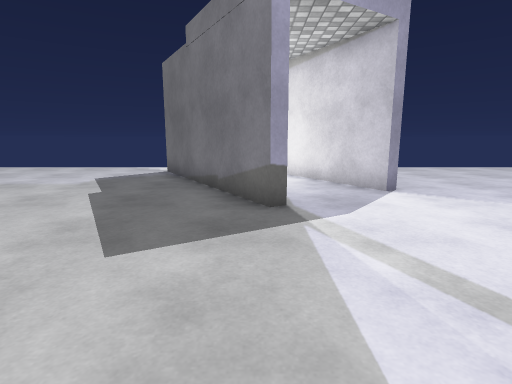
[1] (above)

22 first-person views from a walk through a scene from a Unity 3-D project. The camera is 1.2 m above the floor, tilts 10° down and sees 80° across. The floor is counted in squares, 1 m on a side. Each view is taken from the middle of a square. On the plan, view 1 faces up. The plan holds only what a view shows up to about 13 squares ahead; the rest is blank. The place goes on beyond the plan. The player is left out. Surface patterns are stand-ins for the level's own textures.

[2]
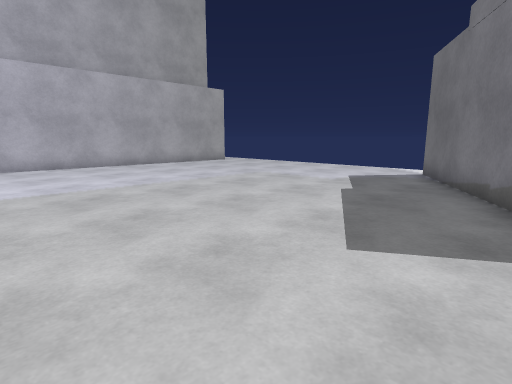

[3]
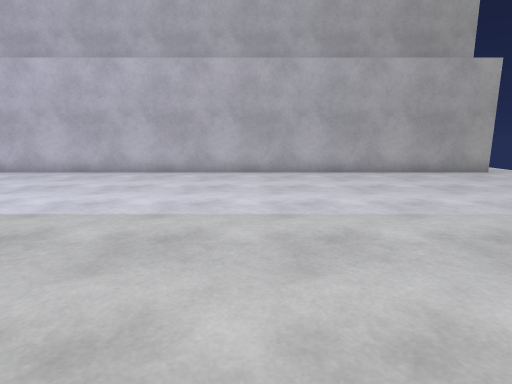

[4]
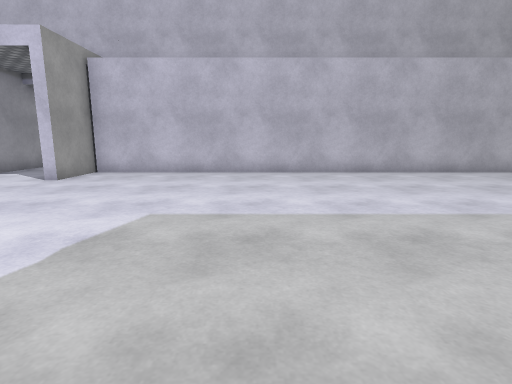

[5]
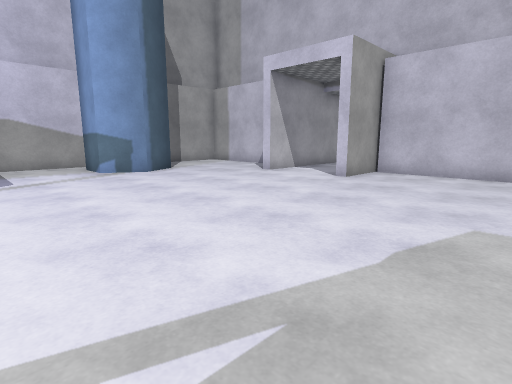

[6]
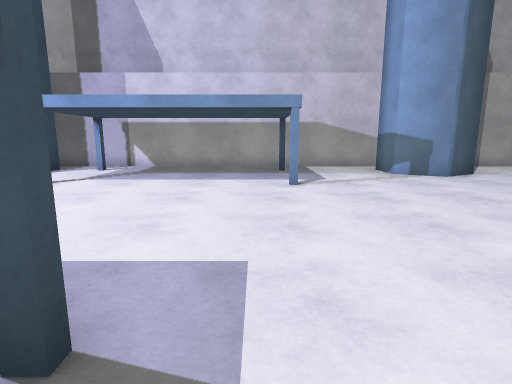

[7]
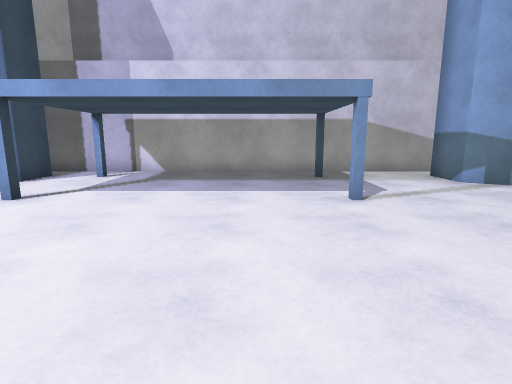

[8]
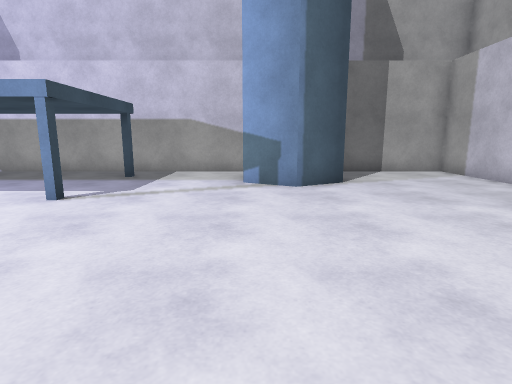

[9]
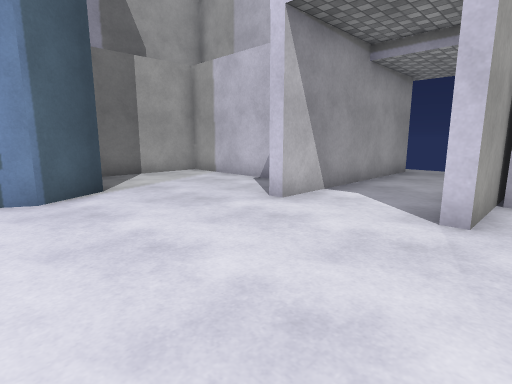

[10]
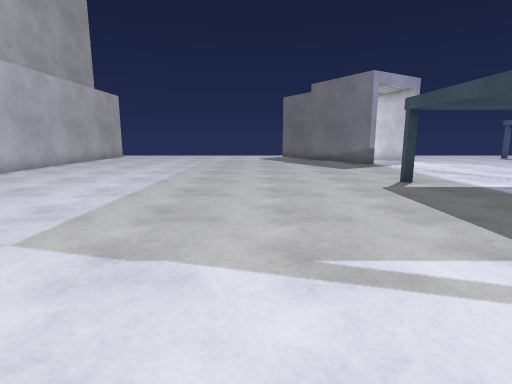

[11]
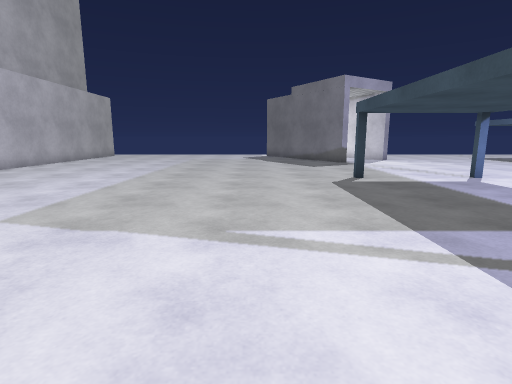

[12]
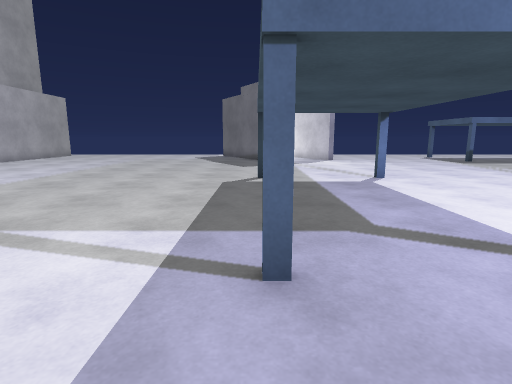

[13]
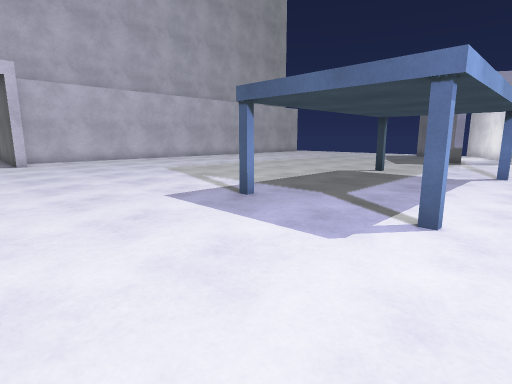

[14]
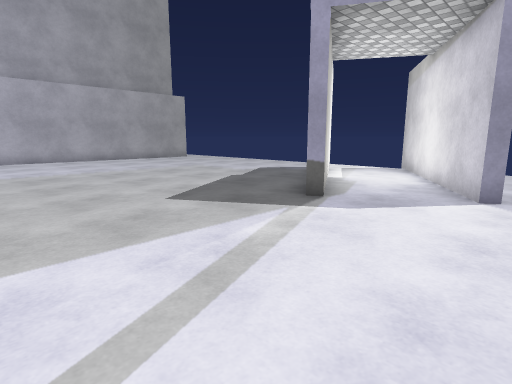

[15]
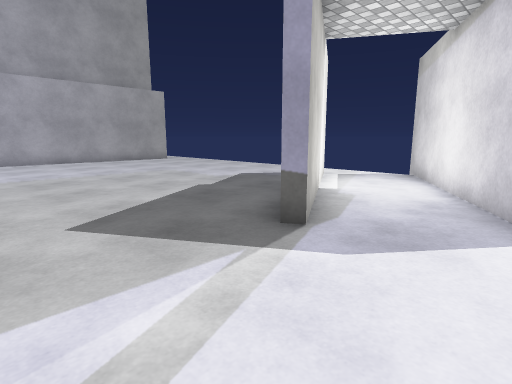

[16]
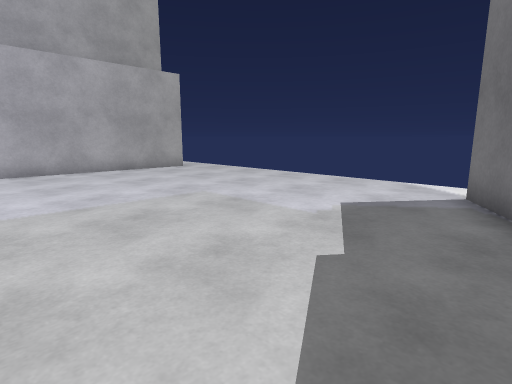

[17]
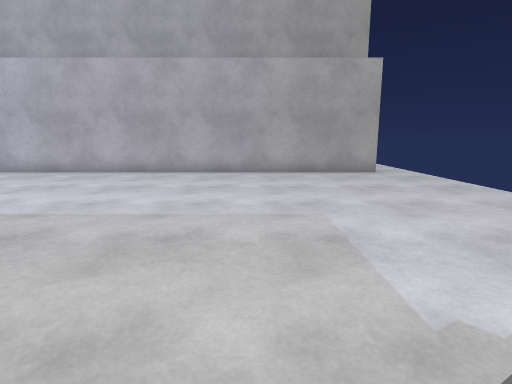

[18]
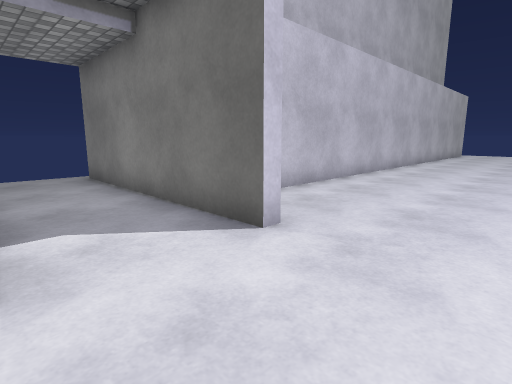

[19]
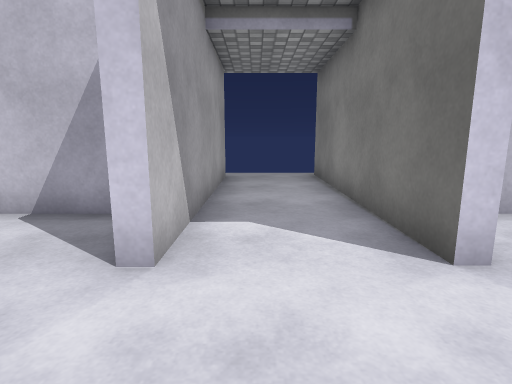

[20]
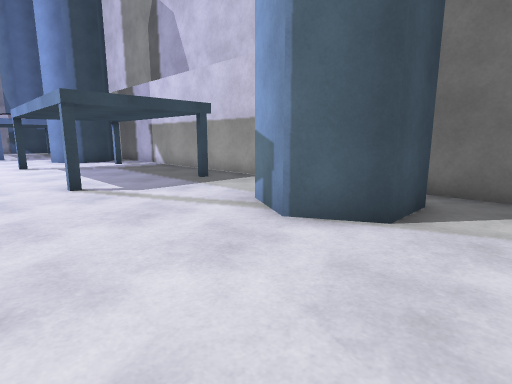

[21]
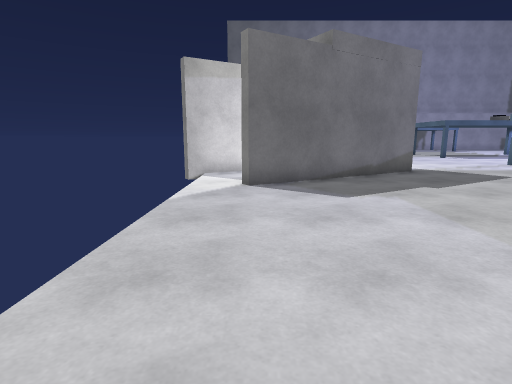

[22]
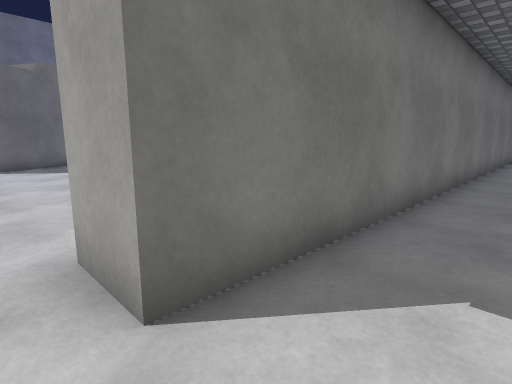

### Floor plan
Key: @ floor where view 1 was taken; # wall or solid block; x gap in a wall; . floor.
Columns run from 19 left of view 1 to 4 right of it. Each row starts with its distance up from view 1.
 12   .................#
 11   ..##..........#..##
 10   ..##..........##..##.
  9   ..##...........#...#..
  8   ..##...........##..##.
  7   ..##............##..#.
  6   ..##.............#....
  5    .##..................
  4    .##..................
  3    .##..................
  2    .##..................
  1    .##..................
  0    .##.............@....
 -1    .##............#...#.
 -2    .##..................
 -3    .##..................
 -4     ##..................
 -5     ##..................
 -6      #..................
 -7      #............#...#.
 -8      #..................
 -9      #..................
-10 x#######................
-11 ........................
-12 ........................
-13 .#######................
-14      #..........#......#
-15      #..................
-16      #....###...........
-17      #....###...........
-18      #....###..........#
-19      ###################

Where each view was taken, in squares from view 1:
view 1: 0 up, 0 right, facing up
view 2: 0 up, 0 right, facing up-left
view 3: 3 up, 3 left, facing left
view 4: 4 down, 3 left, facing left
view 5: 5 down, 3 left, facing down-left
view 6: 6 down, 2 left, facing down
view 7: 8 down, 1 left, facing down
view 8: 8 down, 7 left, facing down
view 9: 9 down, 7 left, facing down-left
view 10: 9 down, 5 left, facing up
view 11: 10 down, 4 left, facing up
view 12: 10 down, 1 left, facing up
view 13: 12 down, 4 right, facing up-left
view 14: 0 up, 4 right, facing up-left
view 15: 2 up, 3 right, facing up-left
view 16: 4 up, 2 left, facing up-left
view 17: 7 up, 3 left, facing left
view 18: 13 down, 9 left, facing up-left
view 19: 12 down, 9 left, facing left
view 20: 12 down, 11 left, facing down-right
view 21: 11 up, 11 left, facing right
view 22: 12 up, 17 left, facing down-right
